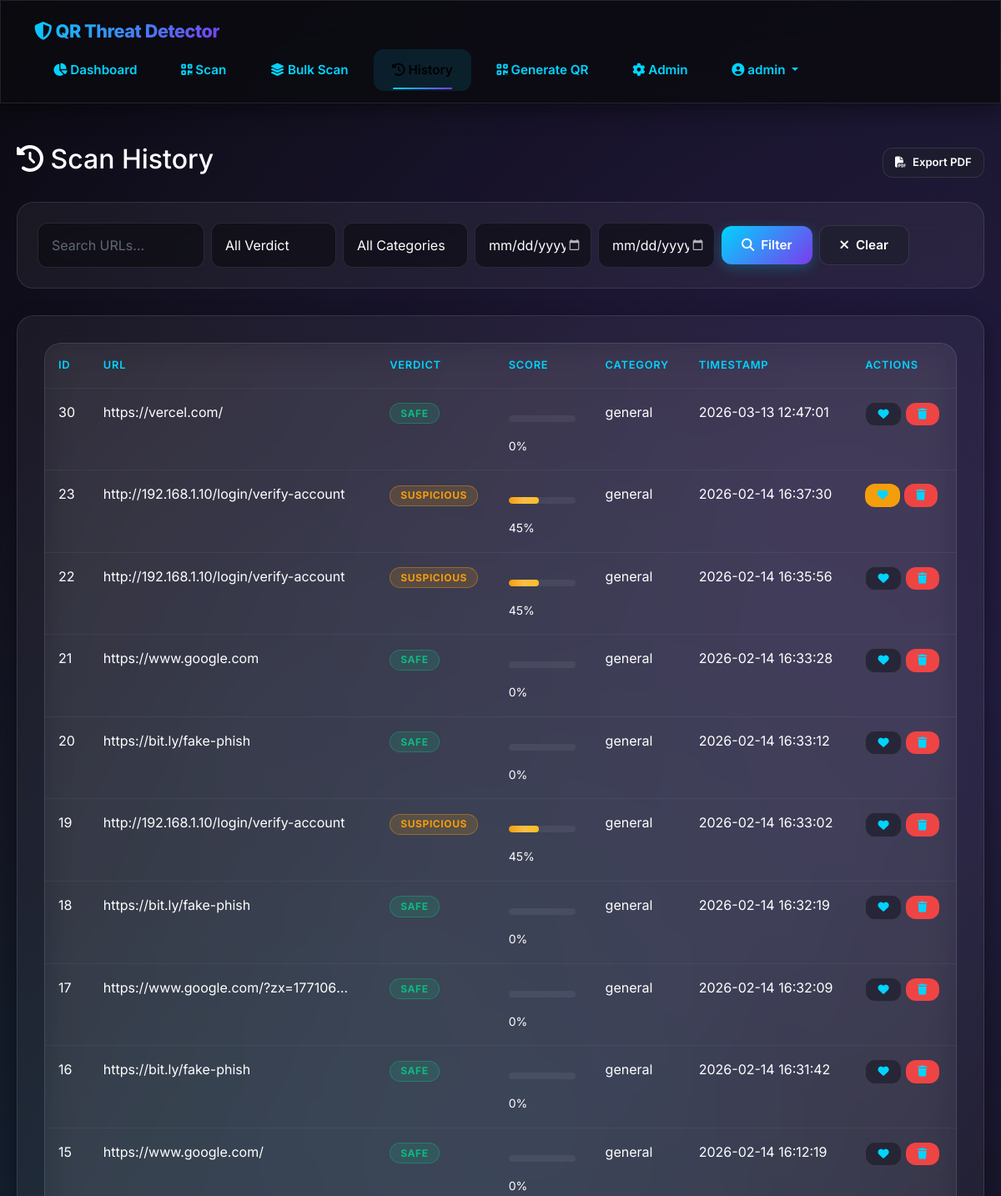
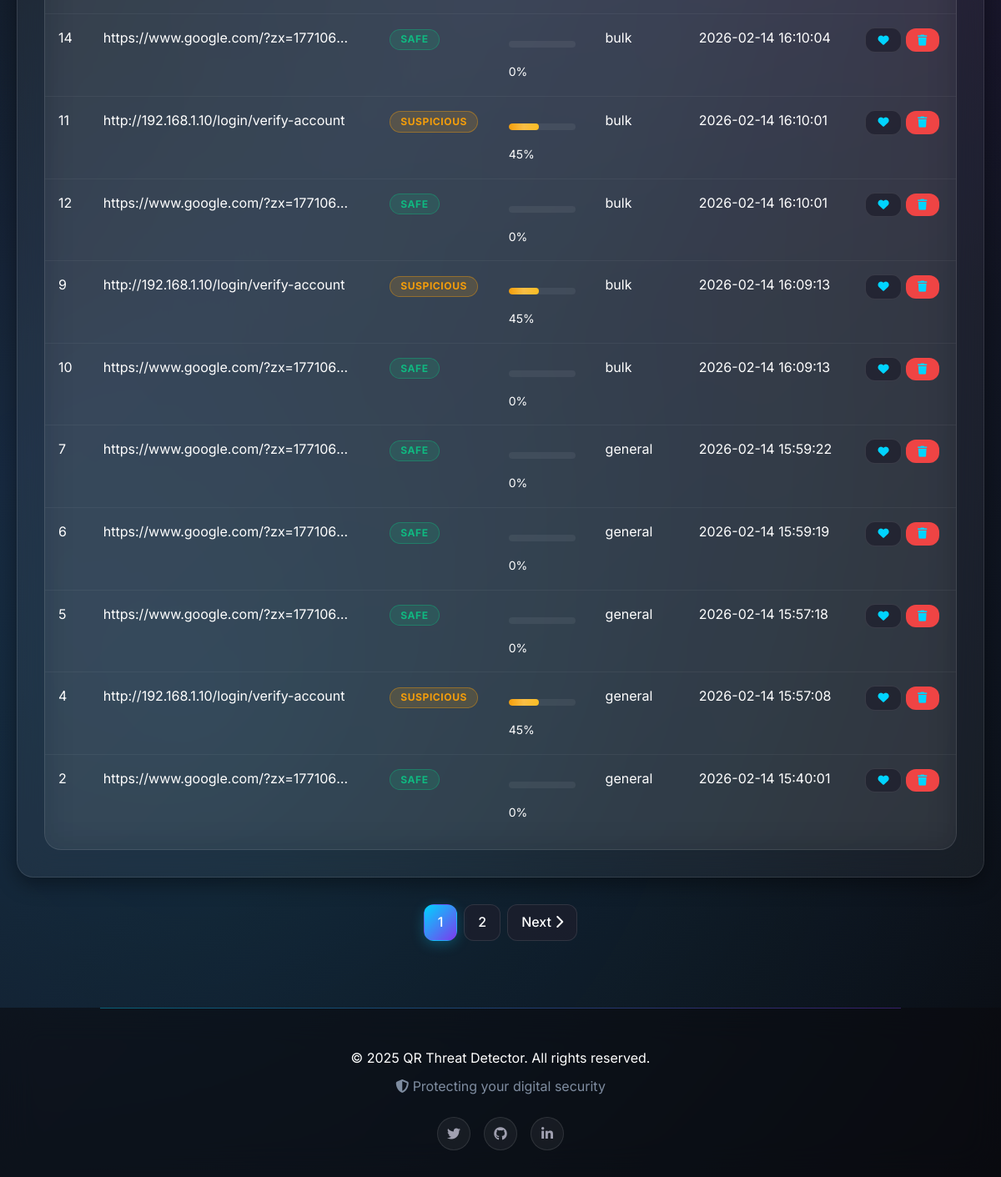
Screenshot of /history (signed in) with the database file from the repository (2 pictures, top to bottom).
### tables this page shows
CREATE TABLE users
                 (id INTEGER PRIMARY KEY AUTOINCREMENT, username TEXT UNIQUE, email TEXT UNIQUE, 
                  password_hash TEXT, role TEXT DEFAULT 'user', theme TEXT DEFAULT 'dark',
                  created_at TEXT DEFAULT CURRENT_TIMESTAMP);

CREATE TABLE scans
                 (id INTEGER PRIMARY KEY AUTOINCREMENT, user_id INTEGER, url TEXT, 
                  score INTEGER, verdict TEXT, category TEXT, timestamp TEXT DEFAULT CURRENT_TIMESTAMP,
                  favorite INTEGER DEFAULT 0, notes TEXT,
                  FOREIGN KEY(user_id) REFERENCES users(id));

### app.py (the view)
@app.route("/history")
@login_required
def history():
    search = request.args.get('search', '')
    verdict_filter = request.args.get('verdict', '')
    category_filter = request.args.get('category', '')
    date_from = request.args.get('date_from', '')
    date_to = request.args.get('date_to', '')
    page = request.args.get('page', 1, type=int)
    per_page = 20
    conn = get_db_connection()
    c = conn.cursor()
    query = "SELECT * FROM scans WHERE user_id = ?"
    params = [current_user.id]
    if search:
        query += " AND url LIKE ?"
        params.append(f'%{search}%')
    if verdict_filter:
        query += " AND verdict = ?"
        params.append(verdict_filter)
    if category_filter:
        query += " AND category = ?"
        params.append(category_filter)
    if date_from:
        query += " AND timestamp >= ?"
        params.append(date_from)
    if date_to:
        query += " AND timestamp <= ?"
        params.append(date_to)
    query += " ORDER BY timestamp DESC LIMIT ? OFFSET ?"
    params.extend([per_page, (page - 1) * per_page])
    c.execute(query, params)
    rows = c.fetchall()
    count_query = "SELECT COUNT(*) FROM scans WHERE user_id = ?"
    count_params = [current_user.id]
    if search:
        count_query += " AND url LIKE ?"
        count_params.append(f'%{search}%')
    if verdict_filter:
        count_query += " AND verdict = ?"
        count_params.append(verdict_filter)
    if category_filter:
        count_query += " AND category = ?"
        count_params.append(category_filter)
    if date_from:
        count_query += " AND timestamp >= ?"
        count_params.append(date_from)
    if date_to:
        count_query += " AND timestamp <= ?"
        count_params.append(date_to)
    c.execute(count_query, count_params)
    result = c.fetchone()
    total = result[0] if result else 0
    total_pages = (total + per_page - 1) // per_page
    conn.close()
    return render_template("history.html",
                         page='history',
                         rows=rows,
                         search=search,
                         verdict_filter=verdict_filter,
                         category_filter=category_filter,
                         date_from=date_from,
                         date_to=date_to,
                         current_page=page,
                         total_pages=total_pages)

### app.py (called while the page is built)
@login_manager.user_loader
def load_user(user_id):
    conn = sqlite3.connect(DB_PATH)
    conn.row_factory = sqlite3.Row
    c = conn.cursor()
    c.execute("SELECT * FROM users WHERE id = ?", (user_id,))
    user = c.fetchone()
    conn.close()
    if user:
        return User(user['id'], user['username'], user['email'], user['password_hash'], user['role'], user['created_at'])
    return None

def get_db_connection():
    conn = sqlite3.connect(DB_PATH)
    conn.row_factory = sqlite3.Row
    return conn

### templates/history.html (shortened to what this page needs)
<!DOCTYPE html>
<html lang="en" data-theme="dark">
<head>
    <link href="https://cdn.jsdelivr.net/npm/bootstrap@5.3.2/dist/css/bootstrap.min.css" rel="stylesheet">
    <link rel="stylesheet" href="https://cdnjs.cloudflare.com/ajax/libs/font-awesome/6.4.0/css/all.min.css">
    <link rel="stylesheet" href="/static/css/style.css">
</head>
<body>
    <nav class="navbar glass-card">
        <a href="/" class="navbar-brand">
            <i class="fas fa-shield-halved"></i> QR Threat Detector
        </a>
        <ul class="navbar-nav">
            <li><a href="{{ url_for('dashboard') }}" class="nav-link {% if page=='dashboard' %}active{% endif %}">
                <i class="fas fa-chart-pie"></i> Dashboard
            </a></li>
            <li><a href="{{ url_for('scan') }}" class="nav-link {% if page=='scan' %}active{% endif %}">
                <i class="fas fa-qrcode"></i> Scan
            </a></li>
            <li><a href="{{ url_for('bulk_scan') }}" class="nav-link {% if page=='bulk_scan' %}active{% endif %}">
                <i class="fas fa-layer-group"></i> Bulk Scan
            </a></li>
            <li><a href="{{ url_for('history') }}" class="nav-link {% if page=='history' %}active{% endif %}">
                <i class="fas fa-history"></i> History
            </a></li>
            <li><a href="{{ url_for('generate_qr') }}" class="nav-link {% if page=='generate_qr' %}active{% endif %}">
                <i class="fas fa-qrcode"></i> Generate QR
            </a></li>
            {% if current_user.role == 'admin' %}
            <li><a href="{{ url_for('admin') }}" class="nav-link {% if page=='admin' %}active{% endif %}">
                <i class="fas fa-cog"></i> Admin
            </a></li>
            {% endif %}
            <li class="dropdown">
                <a href="#" class="nav-link dropdown-toggle" data-bs-toggle="dropdown">
                    <i class="fas fa-user-circle"></i> {{ current_user.username }}
                </a>
            </li>
        </ul>
    </nav>
    <div class="container mt-5">
        <div class="d-flex justify-content-between align-items-center mb-4">
            <h2><i class="fas fa-history"></i> Scan History</h2>
            <div class="d-flex gap-2">
                <a href="{{ url_for('export_pdf') }}" class="btn btn-secondary btn-sm">
                    <i class="fas fa-file-pdf"></i> Export PDF
                </a>
            </div>
        </div>
        <div class="filters">
            <form method="GET" class="d-flex gap-2 flex-wrap w-100">
                <div class="filter-group">
                    <input type="text" name="search" class="form-control" placeholder="Search URLs..."
                           value="{{ search }}" style="width: 200px;">
                </div>
                <div class="filter-group">
                    <select name="verdict" class="form-control" style="width: 150px;">
                        <option value="">All Verdict</option>
                    </select>
                </div>
                <div class="filter-group">
                    <select name="category" class="form-control" style="width: 150px;">
                        <option value="">All Categories</option>
                    </select>
                </div>
                <div class="filter-group">
                    <input type="date" name="date_from" class="form-control"
                           value="{{ date_from }}" placeholder="From" style="width: 140px;">
                </div>
                <div class="filter-group">
                    <input type="date" name="date_to" class="form-control"
                           value="{{ date_to }}" placeholder="To" style="width: 140px;">
                </div>
                <div class="filter-group">
                    <button type="submit" class="btn btn-primary">
                        <i class="fas fa-search"></i> Filter
                    </button>
                    <a href="{{ url_for('history') }}" class="btn btn-secondary">
                        <i class="fas fa-times"></i> Clear
                    </a>
                </div>
            </form>
        </div>
        <div class="glass-card">
            <div class="table-container" style="background: transparent; border: none;">
                <table class="table">
                    <thead>
                        <tr>
                            <th>ID</th>
                            <th>URL</th>
                            <th>Verdict</th>
                            <th>Score</th>
                            <th>Category</th>
                            <th>Timestamp</th>
                            <th>Actions</th>
                        </tr>
                    </thead>
                    <tbody>
                        {% if rows %}
                        {% for row in rows %}
                        <tr>
                            <td>{{ row.id }}</td>
                            <td>
                                <span style="max-width: 300px; display: inline-block; overflow: hidden; text-overflow: ellipsis; white-space: nowrap;"
                                      title="{{ row.url }}">
                                    {{ row.url }}
                                </span>
                            </td>
                            <td>
                                <span class="badge {% if row.verdict=='Safe' %}badge-safe{% elif row.verdict=='Suspicious' %}badge-suspicious{% else %}badge-malicious{% endif %}">
                                    {{ row.verdict }}
                                </span>
                            </td>
                            <td>
                                <div class="progress" style="width: 80px; height: 8px;">
                                    <div class="progress-bar {% if row.verdict=='Safe' %}progress-bar-safe{% elif row.verdict=='Suspicious' %}progress-bar-suspicious{% else %}progress-bar-malicious{% endif %}"
                                         style="width: {{ row.score }}%"></div>
                                </div>
                                <small>{{ row.score }}%</small>
                            </td>
                            <td>{{ row.category }}</td>
                            <td>{{ row.timestamp }}</td>
                            <td>
                                          <a href="{{ url_for('toggle_favorite', scan_id=row.id) }}"
                                              class="btn btn-sm {% if row.favorite %}btn-warning{% else %}btn-secondary{% endif %}"
                                              title="{% if row.favorite %}Remove from favorites{% else %}Add to favorites{% endif %}">
                                    <i class="fas fa-heart"></i>
                                </a>
                                <a href="{{ url_for('delete_scan', scan_id=row.id) }}"
                                   class="btn btn-sm btn-danger"
                                   onclick="return confirm('Are you sure you want to delete this scan?');"
                                   title="Delete">
                                    <i class="fas fa-trash"></i>
                                </a>
                            </td>
                        </tr>
                        {% endfor %}
                        {% endif %}
                    </tbody>
                </table>
            </div>
        </div>
        {% if total_pages > 1 %}
        <div class="pagination">
            {% for p in range(1, total_pages + 1) %}
                {% if p >= current_page - 2 and p <= current_page + 2 %}
                <a href="{{ url_for('history', page=p, search=search, verdict=verdict_filter, category=category_filter, date_from=date_from, date_to=date_to) }}"
                   class="page-link {% if p == current_page %}active{% endif %}">
                    {{ p }}
                </a>
                {% endif %}
            {% endfor %}
            {% if current_page < total_pages %}
            <a href="{{ url_for('history', page=current_page+1, search=search, verdict=verdict_filter, category=category_filter, date_from=date_from, date_to=date_to) }}"
               class="page-link">
                Next <i class="fas fa-chevron-right"></i>
            </a>
            {% endif %}
        </div>
        {% endif %}
    </div>
    <footer class="footer">
        <div class="container">
            <p>&copy; 2025 QR Threat Detector. All rights reserved.</p>
            <p class="text-muted"><i class="fas fa-shield-alt"></i> Protecting your digital security</p>
            <div class="footer-social">
                <a href="#" title="Twitter"><i class="fab fa-twitter"></i></a>
                <a href="#" title="GitHub"><i class="fab fa-github"></i></a>
                <a href="#" title="LinkedIn"><i class="fab fa-linkedin-in"></i></a>
            </div>
        </div>
    </footer>
</body>
</html>

### rows the page displays
users: username "admin"
scans: id "30", url "https://vercel.com/", verdict "SAFE", score "0", category "general", timestamp "2026-03-13 12:47:01"
scans: id "23", url "http://192.168.1.10/login/verify-account", verdict "SUSPICIOUS", score "45", category "general", timestamp "2026-02-14 16:37:30"
scans: id "22", url "http://192.168.1.10/login/verify-account", verdict "SUSPICIOUS", score "45", category "general", timestamp "2026-02-14 16:35:56"
scans: id "21", url "https://www.google.com", verdict "SAFE", score "0", category "general", timestamp "2026-02-14 16:33:28"
scans: id "20", url "https://bit.ly/fake-phish", verdict "SAFE", score "0", category "general", timestamp "2026-02-14 16:33:12"
scans: id "19", url "http://192.168.1.10/login/verify-account", verdict "SUSPICIOUS", score "45", category "general", timestamp "2026-02-14 16:33:02"
scans: id "18", url "https://bit.ly/fake-phish", verdict "SAFE", score "0", category "general", timestamp "2026-02-14 16:32:19"
scans: id "17", url "https://www.google.com/?zx=177106…", verdict "SAFE", score "0", category "general", timestamp "2026-02-14 16:32:09"
scans: id "16", url "https://bit.ly/fake-phish", verdict "SAFE", score "0", category "general", timestamp "2026-02-14 16:31:42"
scans: id "15", url "https://www.google.com/", verdict "SAFE", score "0", category "general", timestamp "2026-02-14 16:12:19"
scans: id "14", url "https://www.google.com/?zx=177106…", verdict "SAFE", score "0", category "bulk", timestamp "2026-02-14 16:10:04"
scans: id "11", url "http://192.168.1.10/login/verify-account", verdict "SUSPICIOUS", score "45", category "bulk", timestamp "2026-02-14 16:10:01"
scans: id "12", url "https://www.google.com/?zx=177106…", verdict "SAFE", score "0", category "bulk", timestamp "2026-02-14 16:10:01"
scans: id "9", url "http://192.168.1.10/login/verify-account", verdict "SUSPICIOUS", score "45", category "bulk", timestamp "2026-02-14 16:09:13"
scans: id "10", url "https://www.google.com/?zx=177106…", verdict "SAFE", score "0", category "bulk", timestamp "2026-02-14 16:09:13"
scans: id "7", url "https://www.google.com/?zx=177106…", verdict "SAFE", score "0", category "general", timestamp "2026-02-14 15:59:22"
scans: id "6", url "https://www.google.com/?zx=177106…", verdict "SAFE", score "0", category "general", timestamp "2026-02-14 15:59:19"
scans: id "5", url "https://www.google.com/?zx=177106…", verdict "SAFE", score "0", category "general", timestamp "2026-02-14 15:57:18"
scans: id "4", url "http://192.168.1.10/login/verify-account", verdict "SUSPICIOUS", score "45", category "general", timestamp "2026-02-14 15:57:08"
scans: id "2", url "https://www.google.com/?zx=177106…", verdict "SAFE", score "0", category "general", timestamp "2026-02-14 15:40:01"

### other values shown
{{ p }} "1" "2"
